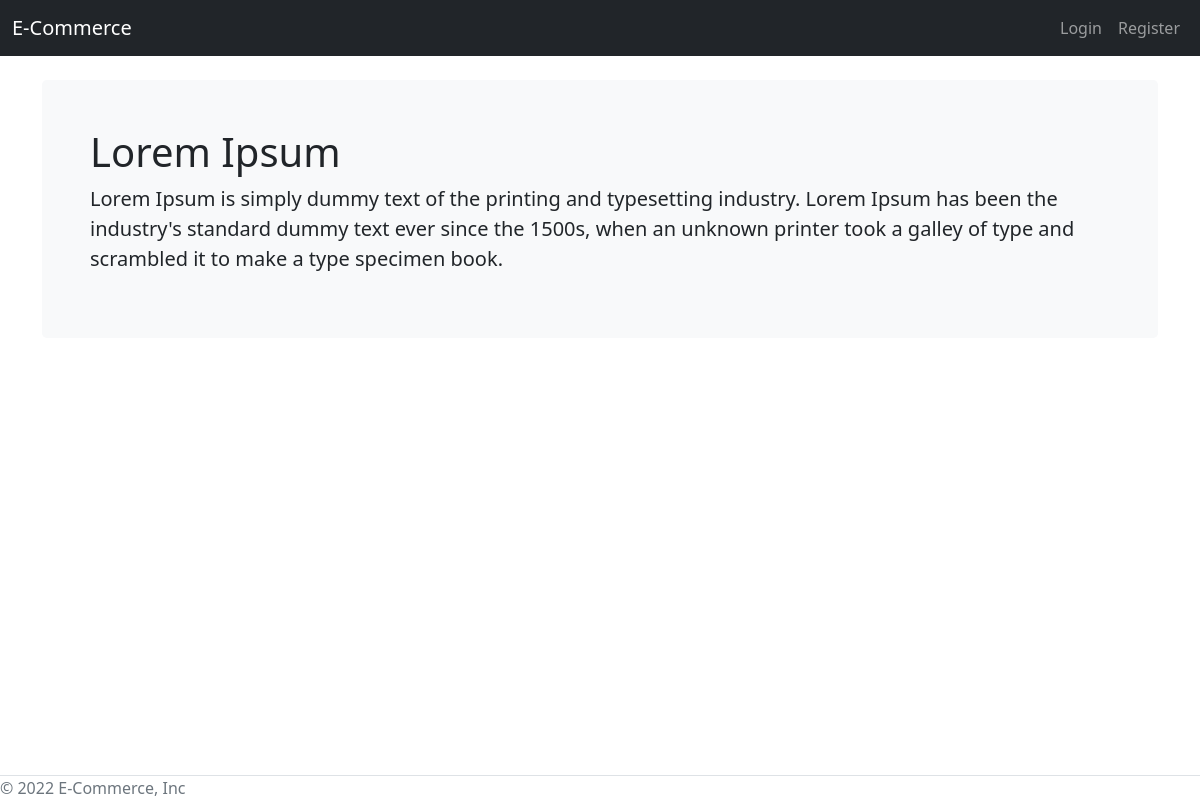
The app's page /, older data.
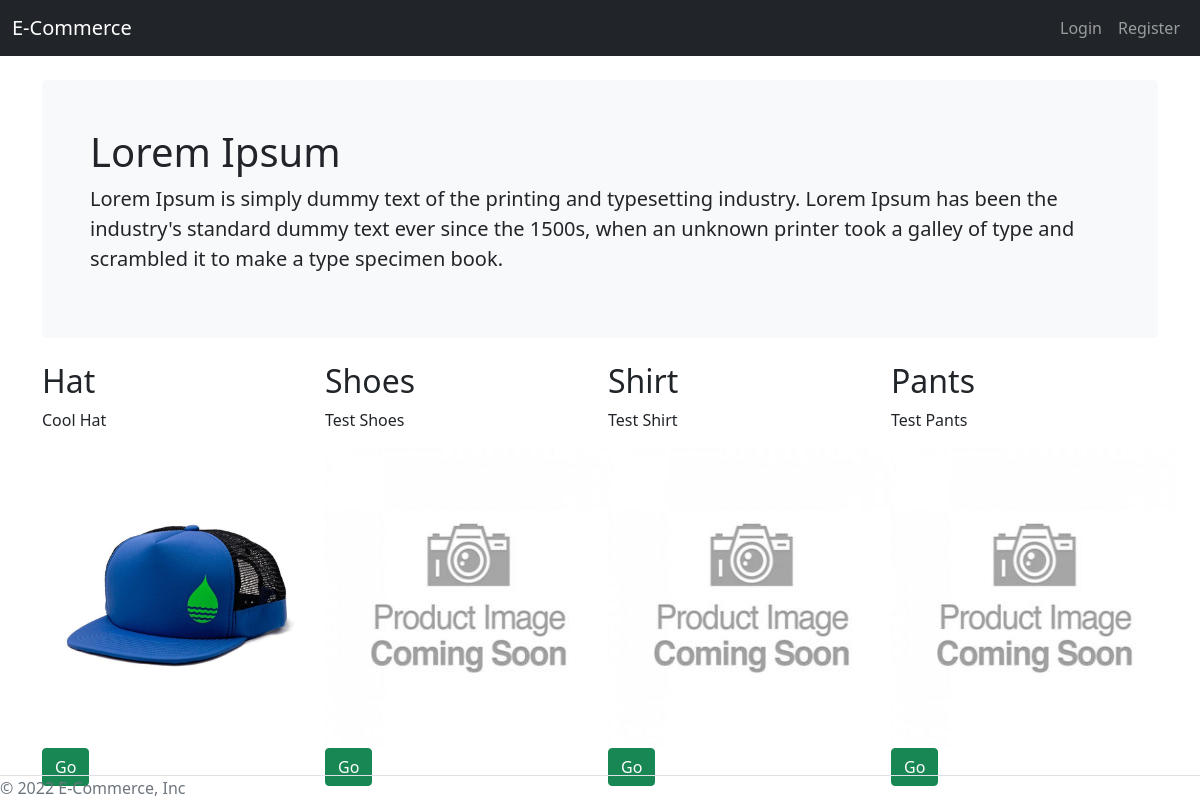
The same page, newer data.
### products/models.py (models this page shows, shortened)
class Product(models.Model):
    title = models.CharField(max_length=50)
    slug = models.SlugField(blank=True, unique=True)
    description = models.TextField()
    price = models.DecimalField(decimal_places=2, max_digits=20, default=10.00)
    image = models.ImageField(upload_to=upload_image_path, null=True, blank=True)
    featured = models.BooleanField(default=False)
    active = models.BooleanField(default=True)
    objects = ProductManager()
    def get_absolute_url(self):
        return reverse("products:detailed", kwargs={"slug": self.slug})

### test202/views.py (the view)
# urls.py: path('', home_page, name='home'),
def home_page(request):
    list = Product.objects.all()
    context = {
        'list': list
    }
    return render(request, 'home_page.html', context)

### products/models.py (called while the page is built)
    def active(self):
        return self.filter(active=True)

    def get_queryset(self):
        return ProductQuerySet(self.model, using=self._db)

    def all(self):
        return self.get_queryset().active()

### templates/home_page.html (shortened to what this page needs)
{% load static %}
<!doctype html>
<html lang="en">
  <head>
    <link rel="stylesheet" href="{% static 'css/main.css' %}">
    {% include "base/css.html" %}
  </head>
  <body class="d-flex flex-column min-vh-100">
    {% include "base/navbar.html" %}
    <div class="container">
        <div class="p-5 my-4 bg-light rounded-3">
            <h1>Lorem Ipsum</h1>
            <p class="lead">Lorem Ipsum is simply dummy text of the printing and typesetting industry. Lorem Ipsum has been the industry's standard dummy text ever since the 1500s, when an unknown printer took a galley of type and scrambled it to make a type specimen book.</p>
        </div>
        <div class="row g-3">
            {% for foo in list %}
                <div class="col-md-6 col-lg-4 col-xl-3">
                    <h2>{{ foo.title }}</h2>
                    <p>{{ foo.description }}</p>
                    {% if foo.image %}
                        <img src="{{ foo.image.url }}" style="height: 300px; max-height: 300px; width: 287px; max-width: 287px;">
                    {% elif not foo.image %}
                        <img src="{% static 'img/item.jpg' %}" style="height: 300px; max-height: 300px; width: 287px; max-width: 287px;">
                    {% endif %}
                    <a class="btn btn-success" href="{{ foo.get_absolute_url }}">Go</a>
                </div>
            {% endfor %}
        </div>
        {% include "base/footer.html" %}
    </div>
  </body>
</html>

Row changes from the older to the newer data that the page shows:
added Product: title "Hat", description "Cool Hat", image (picture)
added Product: title "Shoes", description "Test Shoes"
added Product: title "Shirt", description "Test Shirt"
added Product: title "Pants", description "Test Pants"
